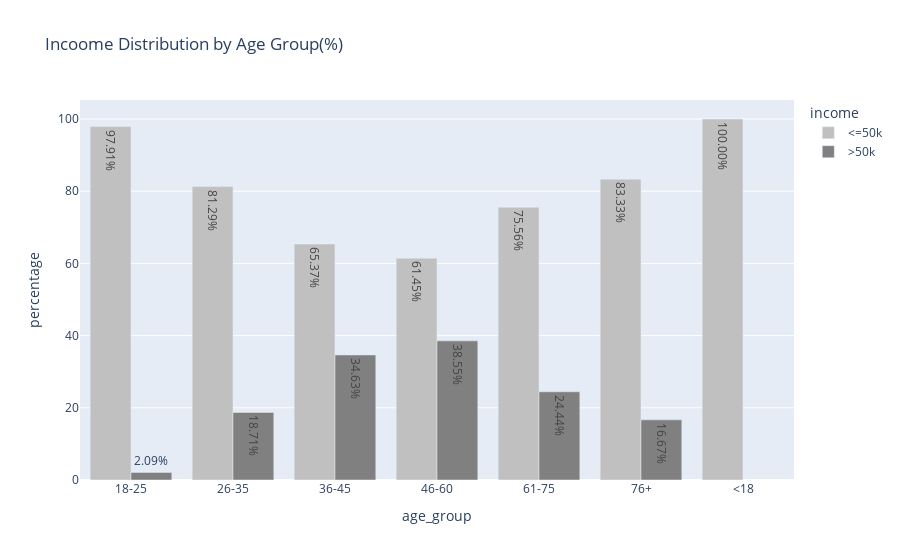
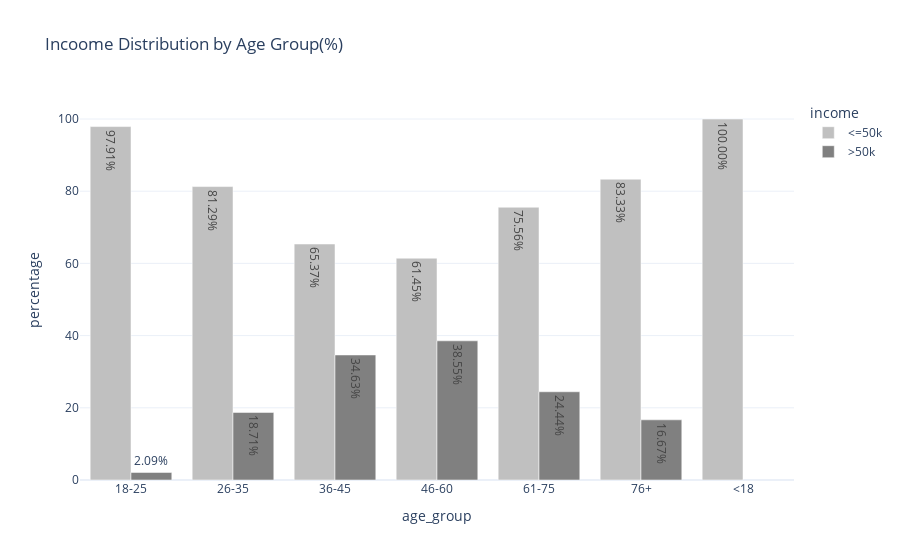
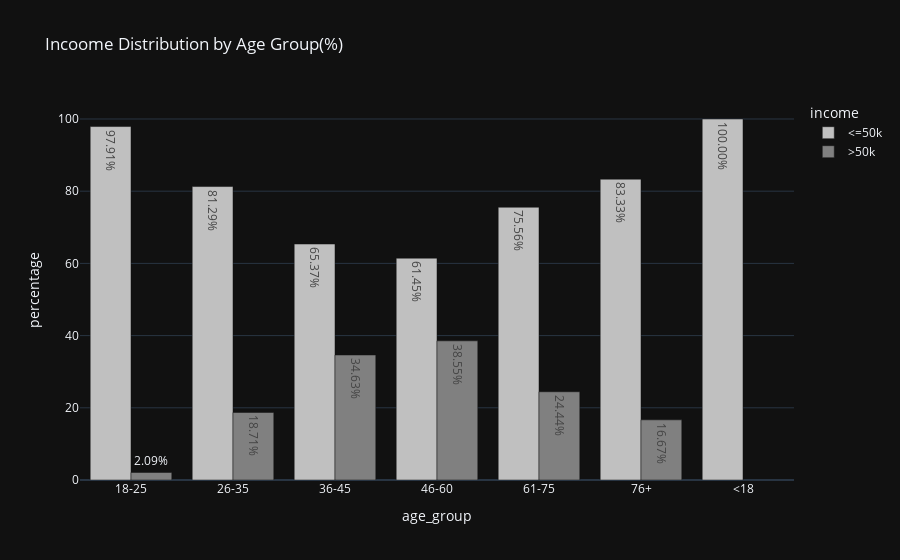
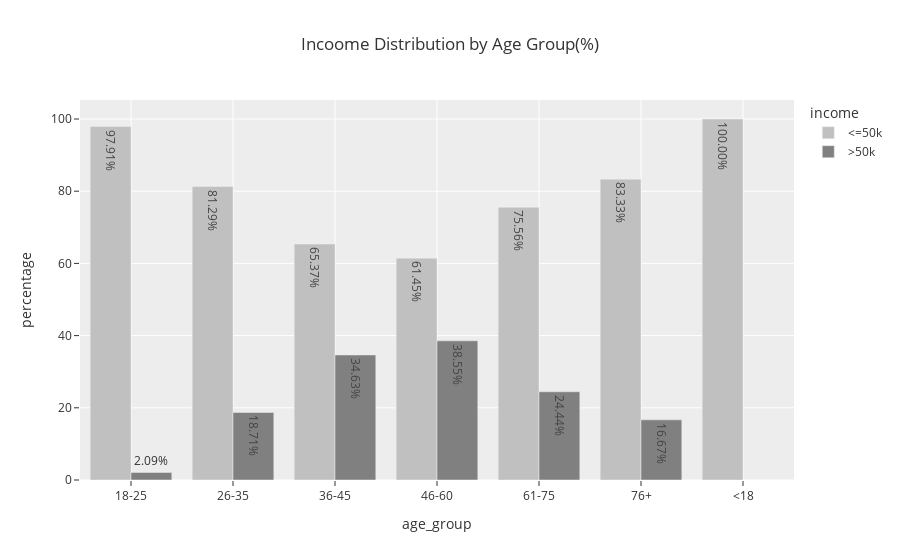

Notebook code for these charts, in order:
### Code cell
themes = ['plotly', 'plotly_white', 'plotly_dark', 'ggplot2', 'seaborn', 'simple_white', 'presentation', 'xgridoff', 'gridon', 'none']
for theme in themes:
    fig.update_layout(template=theme)
    fig.show()

### Figure 1 — Plotly figure (JSON) as saved in the notebook; plotly's stock layout.template omitted (floating-point values rounded to 4 significant figures)
{"data": [{"alignmentgroup": "True", "hovertemplate": "income=<=50k<br>age_group=%{x}<br>percentage=%{text}<extra></extra>", "legendgroup": "<=50k", "marker": {"color": "#C0C0C0", "pattern": {"shape": ""}}, "name": "<=50k", "offsetgroup": "<=50k", "orientation": "v", "showlegend": true, "text": [97.91, 81.29, 65.37, 61.45, 75.56, 83.33, 100.0], "textposition": "auto", "texttemplate": "%{text:.2f}%", "type": "bar", "x": ["18-25", "26-35", "36-45", "46-60", "61-75", "76+", "<18"], "xaxis": "x", "y": [97.91, 81.29, 65.37, 61.45, 75.56, 83.33, 100.0], "yaxis": "y"}, {"alignmentgroup": "True", "hovertemplate": "income=>50k<br>age_group=%{x}<br>percentage=%{text}<extra></extra>", "legendgroup": ">50k", "marker": {"color": "#808080", "pattern": {"shape": ""}}, "name": ">50k", "offsetgroup": ">50k", "orientation": "v", "showlegend": true, "text": [2.093, 18.71, 34.63, 38.55, 24.44, 16.67], "textposition": "auto", "texttemplate": "%{text:.2f}%", "type": "bar", "x": ["18-25", "26-35", "36-45", "46-60", "61-75", "76+"], "xaxis": "x", "y": [2.093, 18.71, 34.63, 38.55, 24.44, 16.67], "yaxis": "y"}], "layout": {"autosize": true, "barmode": "group", "legend": {"title": {"text": "income"}, "tracegroupgap": 0}, "title": {"text": "Incoome Distribution by Age Group(%)"}, "xaxis": {"anchor": "y", "autorange": true, "domain": [0, 1], "range": [-0.5, 6.5], "title": {"text": "age_group"}, "type": "category"}, "yaxis": {"anchor": "x", "autorange": true, "domain": [0, 1], "range": [0, 105.3], "title": {"text": "percentage"}, "type": "linear"}}}

### Figure 2 — Plotly figure (JSON) as saved in the notebook; plotly's stock layout.template omitted (floating-point values rounded to 4 significant figures)
{"data": [{"alignmentgroup": "True", "hovertemplate": "income=<=50k<br>age_group=%{x}<br>percentage=%{text}<extra></extra>", "legendgroup": "<=50k", "marker": {"color": "#C0C0C0", "pattern": {"shape": ""}}, "name": "<=50k", "offsetgroup": "<=50k", "orientation": "v", "showlegend": true, "text": [97.91, 81.29, 65.37, 61.45, 75.56, 83.33, 100.0], "textposition": "auto", "texttemplate": "%{text:.2f}%", "type": "bar", "x": ["18-25", "26-35", "36-45", "46-60", "61-75", "76+", "<18"], "xaxis": "x", "y": [97.91, 81.29, 65.37, 61.45, 75.56, 83.33, 100.0], "yaxis": "y"}, {"alignmentgroup": "True", "hovertemplate": "income=>50k<br>age_group=%{x}<br>percentage=%{text}<extra></extra>", "legendgroup": ">50k", "marker": {"color": "#808080", "pattern": {"shape": ""}}, "name": ">50k", "offsetgroup": ">50k", "orientation": "v", "showlegend": true, "text": [2.093, 18.71, 34.63, 38.55, 24.44, 16.67], "textposition": "auto", "texttemplate": "%{text:.2f}%", "type": "bar", "x": ["18-25", "26-35", "36-45", "46-60", "61-75", "76+"], "xaxis": "x", "y": [2.093, 18.71, 34.63, 38.55, 24.44, 16.67], "yaxis": "y"}], "layout": {"autosize": true, "barmode": "group", "legend": {"title": {"text": "income"}, "tracegroupgap": 0}, "title": {"text": "Incoome Distribution by Age Group(%)"}, "xaxis": {"anchor": "y", "autorange": true, "domain": [0, 1], "range": [-0.5, 6.5], "title": {"text": "age_group"}, "type": "category"}, "yaxis": {"anchor": "x", "autorange": true, "domain": [0, 1], "range": [0, 105.3], "title": {"text": "percentage"}, "type": "linear"}}}

### Figure 3 — Plotly figure (JSON) as saved in the notebook; plotly's stock layout.template omitted (floating-point values rounded to 4 significant figures)
{"data": [{"alignmentgroup": "True", "hovertemplate": "income=<=50k<br>age_group=%{x}<br>percentage=%{text}<extra></extra>", "legendgroup": "<=50k", "marker": {"color": "#C0C0C0", "pattern": {"shape": ""}}, "name": "<=50k", "offsetgroup": "<=50k", "orientation": "v", "showlegend": true, "text": [97.91, 81.29, 65.37, 61.45, 75.56, 83.33, 100.0], "textposition": "auto", "texttemplate": "%{text:.2f}%", "type": "bar", "x": ["18-25", "26-35", "36-45", "46-60", "61-75", "76+", "<18"], "xaxis": "x", "y": [97.91, 81.29, 65.37, 61.45, 75.56, 83.33, 100.0], "yaxis": "y"}, {"alignmentgroup": "True", "hovertemplate": "income=>50k<br>age_group=%{x}<br>percentage=%{text}<extra></extra>", "legendgroup": ">50k", "marker": {"color": "#808080", "pattern": {"shape": ""}}, "name": ">50k", "offsetgroup": ">50k", "orientation": "v", "showlegend": true, "text": [2.093, 18.71, 34.63, 38.55, 24.44, 16.67], "textposition": "auto", "texttemplate": "%{text:.2f}%", "type": "bar", "x": ["18-25", "26-35", "36-45", "46-60", "61-75", "76+"], "xaxis": "x", "y": [2.093, 18.71, 34.63, 38.55, 24.44, 16.67], "yaxis": "y"}], "layout": {"autosize": true, "barmode": "group", "legend": {"title": {"text": "income"}, "tracegroupgap": 0}, "title": {"text": "Incoome Distribution by Age Group(%)"}, "xaxis": {"anchor": "y", "autorange": true, "domain": [0, 1], "range": [-0.5, 6.5], "title": {"text": "age_group"}, "type": "category"}, "yaxis": {"anchor": "x", "autorange": true, "domain": [0, 1], "range": [0, 105.3], "title": {"text": "percentage"}, "type": "linear"}}}

### Figure 4 — Plotly figure (JSON) as saved in the notebook; plotly's stock layout.template omitted (floating-point values rounded to 4 significant figures)
{"data": [{"alignmentgroup": "True", "hovertemplate": "income=<=50k<br>age_group=%{x}<br>percentage=%{text}<extra></extra>", "legendgroup": "<=50k", "marker": {"color": "#C0C0C0", "pattern": {"shape": ""}}, "name": "<=50k", "offsetgroup": "<=50k", "orientation": "v", "showlegend": true, "text": [97.91, 81.29, 65.37, 61.45, 75.56, 83.33, 100.0], "textposition": "auto", "texttemplate": "%{text:.2f}%", "type": "bar", "x": ["18-25", "26-35", "36-45", "46-60", "61-75", "76+", "<18"], "xaxis": "x", "y": [97.91, 81.29, 65.37, 61.45, 75.56, 83.33, 100.0], "yaxis": "y"}, {"alignmentgroup": "True", "hovertemplate": "income=>50k<br>age_group=%{x}<br>percentage=%{text}<extra></extra>", "legendgroup": ">50k", "marker": {"color": "#808080", "pattern": {"shape": ""}}, "name": ">50k", "offsetgroup": ">50k", "orientation": "v", "showlegend": true, "text": [2.093, 18.71, 34.63, 38.55, 24.44, 16.67], "textposition": "auto", "texttemplate": "%{text:.2f}%", "type": "bar", "x": ["18-25", "26-35", "36-45", "46-60", "61-75", "76+"], "xaxis": "x", "y": [2.093, 18.71, 34.63, 38.55, 24.44, 16.67], "yaxis": "y"}], "layout": {"autosize": true, "barmode": "group", "legend": {"title": {"text": "income"}, "tracegroupgap": 0}, "title": {"text": "Incoome Distribution by Age Group(%)"}, "xaxis": {"anchor": "y", "autorange": true, "domain": [0, 1], "range": [-0.5, 6.5], "title": {"text": "age_group"}, "type": "category"}, "yaxis": {"anchor": "x", "autorange": true, "domain": [0, 1], "range": [0, 105.3], "title": {"text": "percentage"}, "type": "linear"}}}
